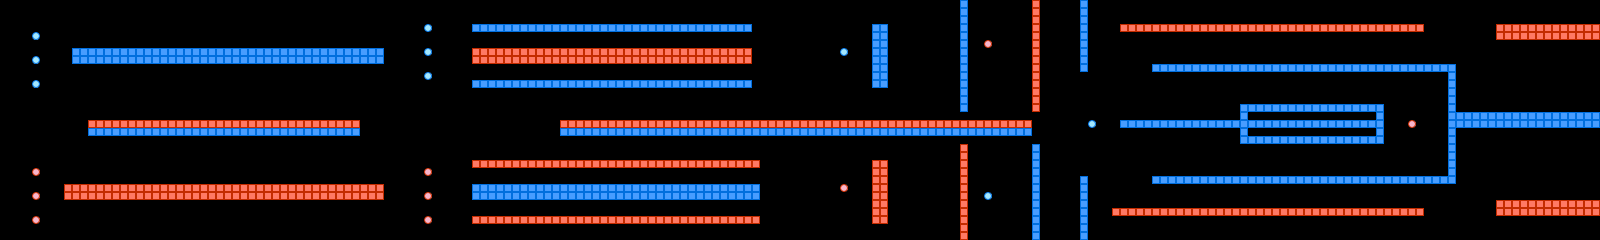

A level layout from a 2D game, rendered from its tile map. Below: a short description, then the map file with tile-grid data replaced by summaries:
An orthogonal 200x30 tile map with 8x8 px tiles, 1 tile layer (layer).

<map version="1.0" orientation="orthogonal" width="200" height="30" tilewidth="8" tileheight="8">
 <tileset firstgid="1" name="chip" tilewidth="8" tileheight="8">
  <image source="chip.png" width="128" height="128" />
 </tileset>
 <layer name="layer" width="200" height="30">
  <properties>
   <property name="object" value="true" />
  </properties>
  <data>[6000 cells, 1074 non-empty, 4 distinct tile ids]</data>
 </layer>
</map>
